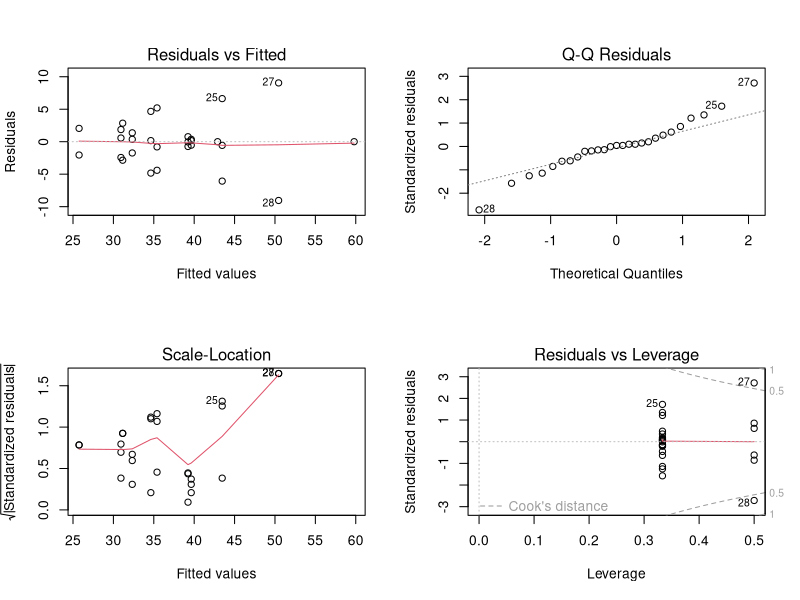
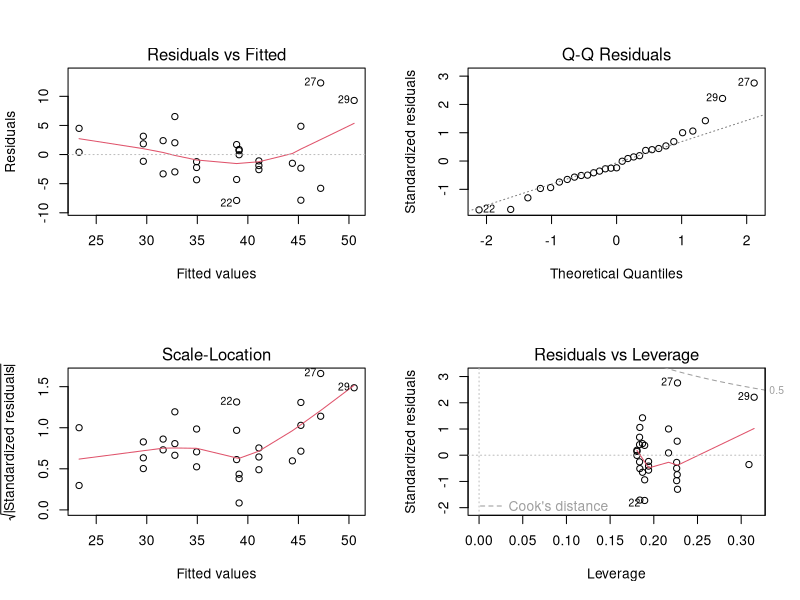
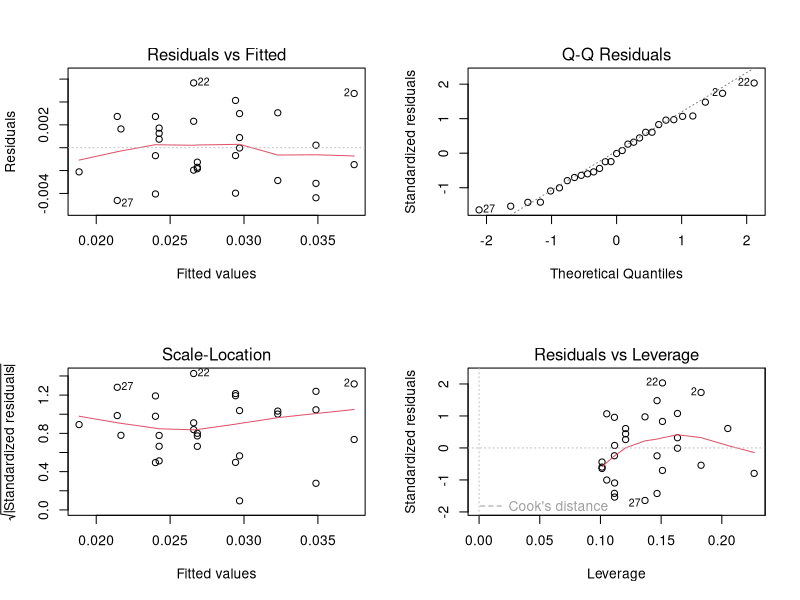

Reproduce these figures in R, in order.
## ---- chunk 1
knitr::opts_chunk$set(echo = TRUE)  # set default chunk option to print the code that generated that output
options(knitr.table.format = 'markdown') # render kable tables in md for github, comment out otherwise
library(tidyverse)
library(broom)
library(emmeans)
library(patchwork)                  # for combining plots
## ---- chunk 2
mod1 <- lm(conc ~ source * factor(percent), data = pigs)
par(mfrow = c(2,2)); plot(mod1)
## ---- chunk 3
mod2 <- update(mod1, . ~ source + factor(percent))   # no interaction
par(mfrow = c(2,2)); plot(mod2)
## ---- chunk 4
map_dfr(list(mod1, mod2), glance)
## ---- chunk 5
mod3 <- update(mod1, inverse(conc) ~ .)
mod4 <- update(mod2, inverse(conc) ~ .)     # no interaction
mod5 <- update(mod4, . ~ source + percent)  # linear term for percent
par(mfrow = c(2,2)); plot(mod5)
## ---- chunk 6
map_dfr(list(mod1, mod2, mod3, mod4, mod5), glance)
## ---- chunk 7
(EMM.source <- emmeans(mod4, "source"))
## ---- chunk 8
(EMM.percent <- emmeans(mod4, "percent"))
## ---- chunk 9
tidy(EMM.percent)
## ---- chunk 10
with(pigs, tapply(inverse(conc), source, mean))
## ---- chunk 11
pigs %>%
  mutate(conc = 1/conc) %>%
  summarize(mean = mean(conc), .by = source)
## ---- chunk 12
with(pigs, tapply(inverse(conc), percent, mean))
## ---- chunk 13
pigs %>%
  mutate(conc = 1/conc) %>%
  summarize(mean = mean(conc), .by = percent)
## ---- chunk 14
(RG <- expand.grid(source = levels(pigs$source), percent = unique(pigs$percent)))
## ---- chunk 15
(preds <- matrix(predict(mod4, newdata = RG), nrow = 3))
## ---- chunk 16
apply(preds, 1, mean)   # row means -- for source
## ---- chunk 17
apply(preds, 2, mean)   # column means -- for percent
## ---- chunk 18
with(pigs, table(source, percent))
